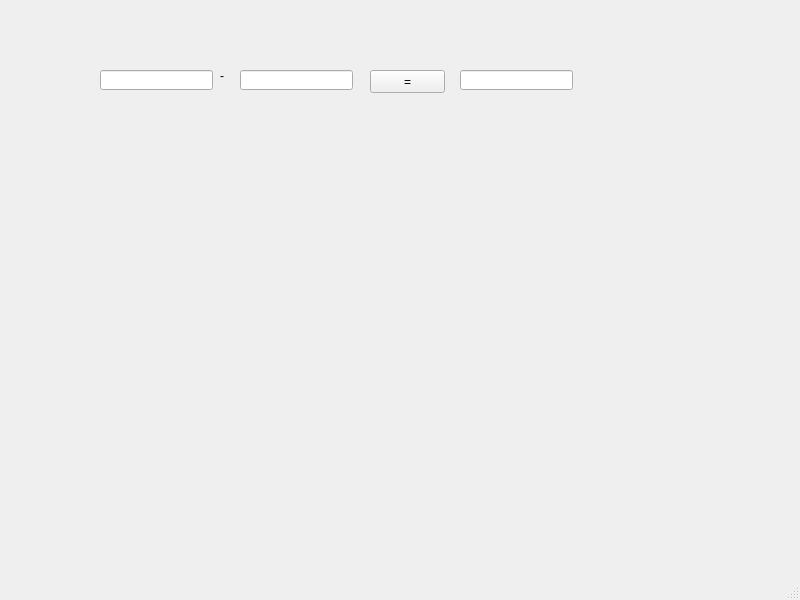
<?xml version="1.0" encoding="UTF-8"?>
<ui version="4.0">
 <class>MainWindow</class>
 <widget class="QMainWindow" name="MainWindow">
  <property name="geometry">
   <rect>
    <x>0</x>
    <y>0</y>
    <width>800</width>
    <height>600</height>
   </rect>
  </property>
  <property name="windowTitle">
   <string>MainWindow</string>
  </property>
  <widget class="QWidget" name="centralwidget">
   <widget class="QLabel" name="lbl">
    <property name="geometry">
     <rect>
      <x>220</x>
      <y>70</y>
      <width>56</width>
      <height>12</height>
     </rect>
    </property>
    <property name="text">
     <string>-</string>
    </property>
   </widget>
   <widget class="QPushButton" name="btn">
    <property name="geometry">
     <rect>
      <x>370</x>
      <y>70</y>
      <width>75</width>
      <height>23</height>
     </rect>
    </property>
    <property name="text">
     <string>=</string>
    </property>
   </widget>
   <widget class="QLineEdit" name="tf01">
    <property name="geometry">
     <rect>
      <x>100</x>
      <y>70</y>
      <width>113</width>
      <height>20</height>
     </rect>
    </property>
   </widget>
   <widget class="QLineEdit" name="tf02">
    <property name="geometry">
     <rect>
      <x>240</x>
      <y>70</y>
      <width>113</width>
      <height>20</height>
     </rect>
    </property>
   </widget>
   <widget class="QLineEdit" name="result">
    <property name="geometry">
     <rect>
      <x>460</x>
      <y>70</y>
      <width>113</width>
      <height>20</height>
     </rect>
    </property>
   </widget>
  </widget>
  <widget class="QMenuBar" name="menubar">
   <property name="geometry">
    <rect>
     <x>0</x>
     <y>0</y>
     <width>800</width>
     <height>21</height>
    </rect>
   </property>
  </widget>
  <widget class="QStatusBar" name="statusbar"/>
 </widget>
 <resources/>
 <connections/>
</ui>
